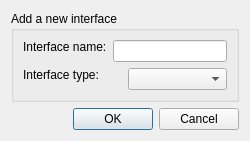
<?xml version="1.0" encoding="UTF-8"?>
<ui version="4.0">
 <class>add_interface_dialog</class>
 <widget class="QDialog" name="add_interface_dialog">
  <property name="geometry">
   <rect>
    <x>0</x>
    <y>0</y>
    <width>250</width>
    <height>140</height>
   </rect>
  </property>
  <property name="sizePolicy">
   <sizepolicy hsizetype="MinimumExpanding" vsizetype="Maximum">
    <horstretch>0</horstretch>
    <verstretch>0</verstretch>
   </sizepolicy>
  </property>
  <property name="minimumSize">
   <size>
    <width>250</width>
    <height>0</height>
   </size>
  </property>
  <property name="maximumSize">
   <size>
    <width>350</width>
    <height>140</height>
   </size>
  </property>
  <property name="windowTitle">
   <string>Dialog</string>
  </property>
  <layout class="QVBoxLayout" name="verticalLayout_2">
   <item>
    <widget class="QGroupBox" name="add_new_interface_groupbox">
     <property name="title">
      <string>Add a new interface</string>
     </property>
     <layout class="QVBoxLayout" name="verticalLayout">
      <item>
       <layout class="QHBoxLayout" name="interface_name_layout">
        <item alignment="Qt::AlignmentFlag::AlignTop">
         <widget class="QLabel" name="interface_name_label">
          <property name="text">
           <string>Interface name:</string>
          </property>
         </widget>
        </item>
        <item alignment="Qt::AlignmentFlag::AlignTop">
         <widget class="QLineEdit" name="interface_name_input"/>
        </item>
       </layout>
      </item>
      <item>
       <layout class="QHBoxLayout" name="interface_type_layout">
        <item alignment="Qt::AlignmentFlag::AlignTop">
         <widget class="QLabel" name="interface_type_label">
          <property name="text">
           <string>Interface type:</string>
          </property>
         </widget>
        </item>
        <item alignment="Qt::AlignmentFlag::AlignTop">
         <widget class="QComboBox" name="interface_type_combobox"/>
        </item>
       </layout>
      </item>
     </layout>
    </widget>
   </item>
   <item>
    <widget class="QDialogButtonBox" name="ok_cancel_button_box">
     <property name="standardButtons">
      <set>QDialogButtonBox::StandardButton::Cancel|QDialogButtonBox::StandardButton::Ok</set>
     </property>
    </widget>
   </item>
  </layout>
 </widget>
 <resources/>
 <connections/>
</ui>
